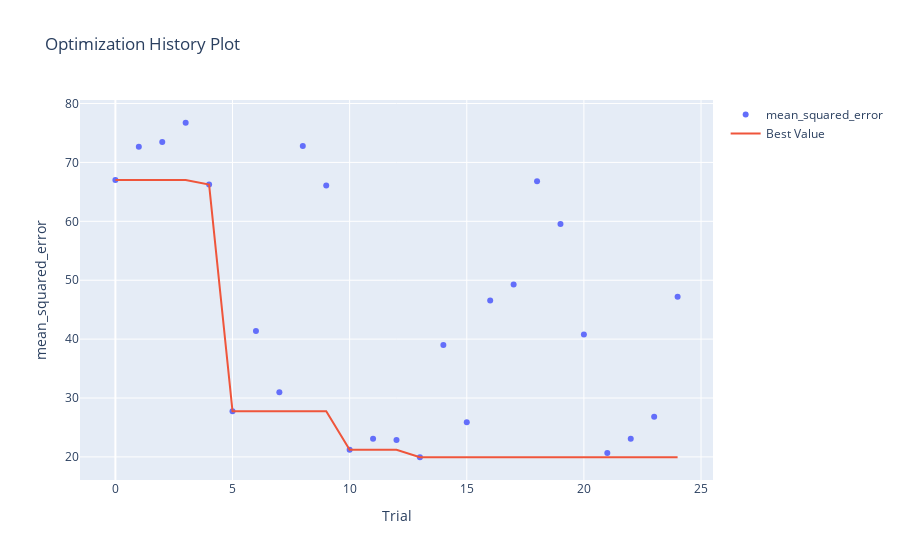

Write notebook code for a chart like this one.
### Code cell
%%time
# create study set
study = optuna.create_study(study_name="GradientBoostingRegressor", direction="minimize", sampler=sampler)
# try multiple times
study.optimize(optuna_gbr, n_trials=25)
clear_output(wait=False)

optuna.visualization.plot_optimization_history(study, target_name="mean_squared_error")

### Figure 1 — Plotly figure (JSON) as saved in the notebook; plotly's stock layout.template omitted (floating-point values rounded to 4 significant figures)
{"data": [{"mode": "markers", "name": "mean_squared_error", "type": "scatter", "x": [0, 1, 2, 3, 4, 5, 6, 7, 8, 9, 10, 11, 12, 13, 14, 15, 16, 17, 18, 19, 20, 21, 22, 23, 24], "y": [67.01, 72.68, 73.49, 76.73, 66.24, 27.77, 41.38, 30.97, 72.77, 66.06, 21.2, 23.08, 22.88, 19.95, 39.01, 25.89, 46.54, 49.26, 66.81, 59.53, 40.8, 20.68, 23.1, 26.8, 47.18]}, {"name": "Best Value", "type": "scatter", "x": [0, 1, 2, 3, 4, 5, 6, 7, 8, 9, 10, 11, 12, 13, 14, 15, 16, 17, 18, 19, 20, 21, 22, 23, 24], "y": [67.01, 67.01, 67.01, 67.01, 66.24, 27.77, 27.77, 27.77, 27.77, 27.77, 21.2, 21.2, 21.2, 19.95, 19.95, 19.95, 19.95, 19.95, 19.95, 19.95, 19.95, 19.95, 19.95, 19.95, 19.95]}], "layout": {"title": {"text": "Optimization History Plot"}, "xaxis": {"title": {"text": "Trial"}}, "yaxis": {"title": {"text": "mean_squared_error"}}}}
